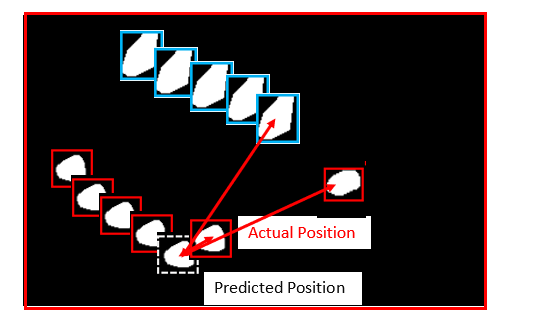
#> input picture vehicle_tracking.PNG, 555 x 328 px, given in place of AundhBridge.mp4, which was not available
$ jupyter execute Pre-processing+notebook.ipynb   (shell and % lines are left out)   (older library calls are emulated)   (text cells are left out)
#> lines starting #> are read from the running program, lines starting #| are printed output that depends on the picture; pictures that were not available may be replaced by others from this repository, and a replacement may not be noted
[cell 1]
# Run these if OpenCV doesn't load

import sys
# sys.path.append('/Library/Frameworks/Python.framework/Versions/3.6/lib/python3.6/site-packages/cv2/')

[cell 2]
import cv2
import numpy as np
import math
import matplotlib.pyplot as plt

[cell 3]
# Here, we define some colours
SCALAR_BLACK = (0.0,0.0,0.0)
SCALAR_WHITE = (255.0,255.0,255.0)
SCALAR_YELLOW = (0.0,255.0,255.0)
SCALAR_GREEN = (0.0,255.0,0.0)
SCALAR_RED = (0.0,0.0,255.0)
SCALAR_CYAN = (255.0,255.0,0.0)

[cell 4]
# function to plot n images using subplots
def plot_image(images, captions=None, cmap=None ):
    f, axes = plt.subplots(1, len(images), sharey=True)
    f.set_figwidth(15)
    for ax,image,caption in zip(axes, images, captions):
        ax.imshow(image, cmap)
        ax.set_title(caption)

[cell 5]
SHOW_DEBUG_STEPS  = True

# Reading video
cap = cv2.VideoCapture('./AundhBridge.mp4')

# if video is not present, show error
if not(cap.isOpened()):
    print("Error reading file")

# Check if you are able to capture the video
ret, fFrame  = cap.read()
#> fFrame is the input picture: shape (328, 555, 3); mean B, G, R 89.6, 89, 97.9

# Capturing 2 consecutive frames and making a copy of those frame. Perform all operations on the copy frame.
ret, fFrame1 = cap.read()
ret, fFrame2 = cap.read()
img1 = fFrame1.copy()
img2 = fFrame2.copy()

if(SHOW_DEBUG_STEPS):
    print ('img1 height' + str(img1.shape[0]))
#| img1 height328
    print ('img1 width' + str(img1.shape[1]))
#| img1 width555
    print ('img2 height' + str(img2.shape[0]))
#| img2 height328
    print ('img2 width' + str(img2.shape[1]))
#| img2 width555

# Convert the colour images to greyscale in order to enable fast processing
img1 = cv2.cvtColor(img1, cv2.COLOR_BGR2GRAY)
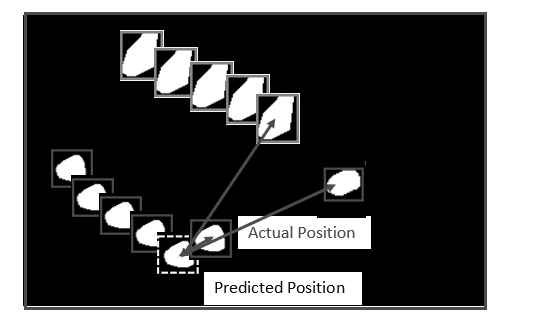
#> img1: shape (328, 555); min 0, max 255, mean 91.7
img2 = cv2.cvtColor(img2, cv2.COLOR_BGR2GRAY)

#plotting
plot_image([img1, img2], cmap='gray', captions=["First frame", "Second frame"])
#> the loop in plot_image, `for ax,image,caption in zip(axes, images, captions):` made 2 passes
#> caption on passes 1 to 2: 'First frame', 'Second frame'
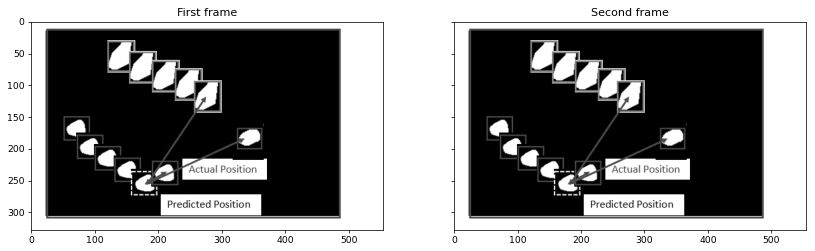
#> figure drawn by matplotlib, 2 panels

[cell 6]
# Add some Gaussian Blur
img1 = cv2.GaussianBlur(img1,(5,5),0)
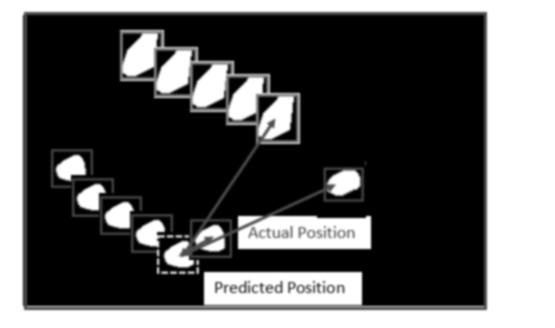
#> img1: shape (328, 555); min 0, max 255, mean 91.7
img2 = cv2.GaussianBlur(img2,(5,5),0)

#plotting
plot_image([img1, img2], cmap='gray', captions=["GaussianBlur first frame", "GaussianBlur second frame"])
#> the loop in plot_image (call 2), `for ax,image,caption in zip(axes, images, captions):` made 2 passes
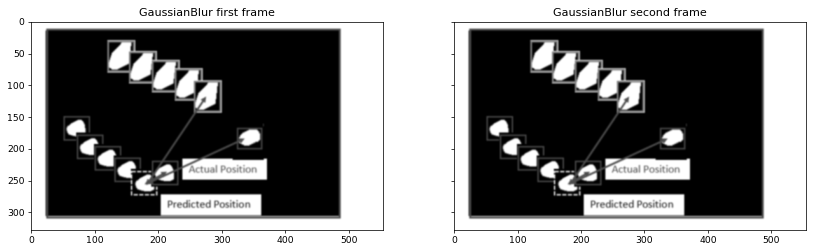
#> figure drawn by matplotlib, 2 panels

[cell 7]
# This imgDiff variable is the difference between consecutive frames, which is equivalent to detecting movement
imgDiff = cv2.absdiff(img1, img2)
#> imgDiff: shape (328, 555); every value is 0

# Thresholding the image that is obtained after taking difference. Pixel value below 30 will be set as 0(black) and above as 255(white)
ret,imgThresh = cv2.threshold(imgDiff,30.0,255.0,cv2.THRESH_BINARY)
ht = np.size(imgThresh,0)
#> ht = 328
wd = np.size(imgThresh,1)
#> wd = 555
plot_image([imgDiff, imgThresh], cmap='gray', captions = ["Difference between 2 frames", "Difference between 2 frames after threshold"])

[cell 8]
# Now, we define structuring elements

strucEle3x3 = cv2.getStructuringElement(cv2.MORPH_RECT,(3,3))
strucEle5x5 = cv2.getStructuringElement(cv2.MORPH_RECT,(5,5))
strucEle7x7 = cv2.getStructuringElement(cv2.MORPH_RECT,(7,7))
strucEle15x15 = cv2.getStructuringElement(cv2.MORPH_RECT,(15,15))

plot_image([strucEle3x3, strucEle5x5, strucEle7x7, strucEle15x15], cmap='gray', captions = ["strucEle3x3", "strucEle5x5", "strucEle7x7", "strucEle15x15"])
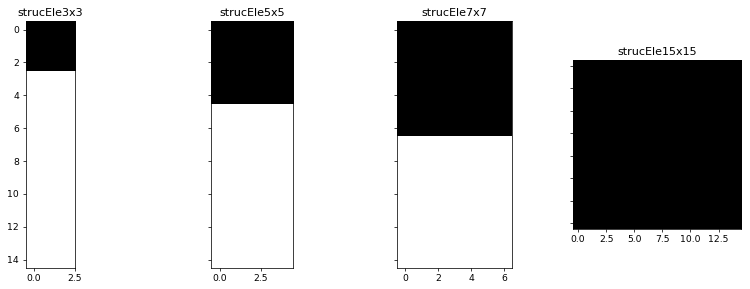
#> figure drawn by matplotlib, 4 panels

[cell 9]
for i in range(2):
    imgThresh = cv2.dilate(imgThresh,strucEle5x5,iterations = 2)
    imgThresh = cv2.erode(imgThresh,strucEle5x5,iterations = 1)

    imgThreshCopy = imgThresh.copy()
    if(SHOW_DEBUG_STEPS):
        print ('imgThreshCopy height' + str(imgThreshCopy.shape[0]))
        print ('imgThreshCopy width' + str(imgThreshCopy.shape[1]))

plt.imshow(imgThresh, cmap = 'gray')

[cell 10]
def drawAndShowContours(wd,ht,contours,strImgName):
    global SCALAR_WHITE
    global SHOW_DEBUG_STEPS

    # Defining a blank frame. Since it is initialised with zeros, it will be black. Will add all the coutours in this image.
    blank_image = np.zeros((ht,wd,3), np.uint8)
    #cv2.drawContours(blank_image,contours,10,SCALAR_WHITE,-1)

    # Adding all possible contour to the blank frame. Contour is white
    cv2.drawContours(blank_image,contours,-1,SCALAR_WHITE,-1)


    # For better clarity, lets just view countour 9
    blank_image_contour_9 = np.zeros((ht,wd,3), np.uint8)

    # Let's just add contour 9 to the blank image and view it
    cv2.drawContours(blank_image_contour_9,contours,8,SCALAR_WHITE,-1)

    # Plotting
    plot_image([blank_image, blank_image_contour_9], cmap='gray', captions = ["All possible contours", "Only the 9th contour"])


    return blank_image

[cell 11]
# Now, we move on to the contour mapping portion

im, contours, hierarchy = cv2.findContours(imgThreshCopy,cv2.RETR_EXTERNAL,cv2.CHAIN_APPROX_SIMPLE)
#> contours = []
im2 = drawAndShowContours(wd,ht,contours,'imgContours')
#> in drawAndShowContours, `cv2.drawContours(blank_image,contours,-1,SCALAR_WHITE,-1)`: blank_image: shape (328, 555, 3); every value is 0

# Printing all the coutours in the image.
if(SHOW_DEBUG_STEPS):
    print ('contours.shape: ' + str(len(contours)))
#| contours.shape: 0

[cell 12]
# Next, we define hulls.
# Hulls are contours with the "convexHull" function from cv2

hulls = contours # does it work?
#> hulls = []
for i in range(len(contours)):
    hulls[i] = cv2.convexHull(contours[i])
#> this loop made 0 passes

# Then we draw the contours
im3 = drawAndShowContours(wd,ht,hulls,'imgConvexHulls')
